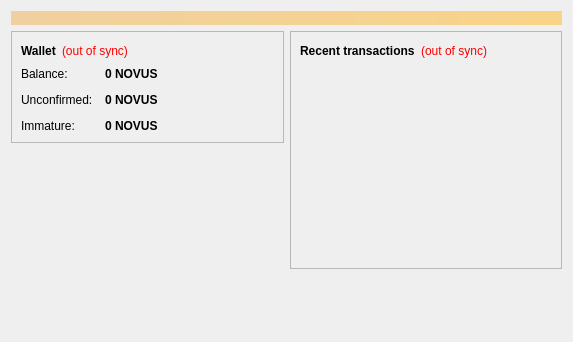
<?xml version="1.0" encoding="UTF-8"?>
<ui version="4.0">
 <class>OverviewPage</class>
 <widget class="QWidget" name="OverviewPage">
  <property name="geometry">
   <rect>
    <x>0</x>
    <y>0</y>
    <width>573</width>
    <height>342</height>
   </rect>
  </property>
  <property name="windowTitle">
   <string>Form</string>
  </property>
  <layout class="QVBoxLayout" name="topLayout">
   <item>
    <widget class="QLabel" name="labelAlerts">
     <property name="visible">
      <bool>false</bool>
     </property>
     <property name="styleSheet">
      <string notr="true">background-color: qlineargradient(x1: 0, y1: 0, x2: 1, y2: 0, stop:0 #F0D0A0, stop:1 #F8D488); color:#000000;</string>
     </property>
     <property name="wordWrap">
      <bool>true</bool>
     </property>
     <property name="margin">
      <number>3</number>
     </property>
    </widget>
   </item>
   <item>
    <layout class="QHBoxLayout" name="horizontalLayout" stretch="1,1">
     <item>
      <layout class="QVBoxLayout" name="verticalLayout_2">
       <item>
        <widget class="QFrame" name="frame">
         <property name="frameShape">
          <enum>QFrame::StyledPanel</enum>
         </property>
         <property name="frameShadow">
          <enum>QFrame::Raised</enum>
         </property>
         <layout class="QVBoxLayout" name="verticalLayout_4">
          <item>
           <layout class="QHBoxLayout" name="horizontalLayout_4">
            <item>
             <widget class="QLabel" name="label_5">
              <property name="font">
               <font>
                <weight>75</weight>
                <bold>true</bold>
               </font>
              </property>
              <property name="text">
               <string>Wallet</string>
              </property>
             </widget>
            </item>
            <item>
             <widget class="QLabel" name="labelWalletStatus">
              <property name="toolTip">
               <string>The displayed information may be out of date. Your wallet automatically synchronizes with the novuscoin network after a connection is established, but this process has not completed yet.</string>
              </property>
              <property name="styleSheet">
               <string notr="true">QLabel { color: red; }</string>
              </property>
              <property name="text">
               <string notr="true">(out of sync)</string>
              </property>
              <property name="alignment">
               <set>Qt::AlignLeading|Qt::AlignLeft|Qt::AlignVCenter</set>
              </property>
             </widget>
            </item>
            <item>
             <spacer name="horizontalSpacer_2">
              <property name="orientation">
               <enum>Qt::Horizontal</enum>
              </property>
              <property name="sizeHint" stdset="0">
               <size>
                <width>40</width>
                <height>20</height>
               </size>
              </property>
             </spacer>
            </item>
           </layout>
          </item>
          <item>
           <layout class="QFormLayout" name="formLayout_2">
            <property name="fieldGrowthPolicy">
             <enum>QFormLayout::AllNonFixedFieldsGrow</enum>
            </property>
            <property name="horizontalSpacing">
             <number>12</number>
            </property>
            <property name="verticalSpacing">
             <number>12</number>
            </property>
            <item row="0" column="0">
             <widget class="QLabel" name="label">
              <property name="text">
               <string>Balance:</string>
              </property>
             </widget>
            </item>
            <item row="0" column="1">
             <widget class="QLabel" name="labelBalance">
              <property name="font">
               <font>
                <weight>75</weight>
                <bold>true</bold>
               </font>
              </property>
              <property name="cursor">
               <cursorShape>IBeamCursor</cursorShape>
              </property>
              <property name="toolTip">
               <string>Your current balance</string>
              </property>
              <property name="text">
               <string notr="true">0 NOVUS</string>
              </property>
              <property name="textInteractionFlags">
               <set>Qt::LinksAccessibleByMouse|Qt::TextSelectableByKeyboard|Qt::TextSelectableByMouse</set>
              </property>
             </widget>
            </item>
            <item row="1" column="0">
             <widget class="QLabel" name="label_3">
              <property name="text">
               <string>Unconfirmed:</string>
              </property>
             </widget>
            </item>
            <item row="1" column="1">
             <widget class="QLabel" name="labelUnconfirmed">
              <property name="font">
               <font>
                <weight>75</weight>
                <bold>true</bold>
               </font>
              </property>
              <property name="cursor">
               <cursorShape>IBeamCursor</cursorShape>
              </property>
              <property name="toolTip">
               <string>Total of transactions that have yet to be confirmed, and do not yet count toward the current balance</string>
              </property>
              <property name="text">
               <string notr="true">0 NOVUS</string>
              </property>
              <property name="textInteractionFlags">
               <set>Qt::LinksAccessibleByMouse|Qt::TextSelectableByKeyboard|Qt::TextSelectableByMouse</set>
              </property>
             </widget>
            </item>
            <item row="2" column="0">
             <widget class="QLabel" name="labelImmatureText">
              <property name="text">
               <string>Immature:</string>
              </property>
             </widget>
            </item>
            <item row="2" column="1">
             <widget class="QLabel" name="labelImmature">
              <property name="font">
               <font>
                <weight>75</weight>
                <bold>true</bold>
               </font>
              </property>
              <property name="toolTip">
               <string>Mined balance that has not yet matured</string>
              </property>
              <property name="text">
               <string notr="true">0 NOVUS</string>
              </property>
              <property name="textInteractionFlags">
               <set>Qt::LinksAccessibleByMouse|Qt::TextSelectableByKeyboard|Qt::TextSelectableByMouse</set>
              </property>
             </widget>
            </item>
			
           </layout>
          </item>
         </layout>
        </widget>
       </item>
       <item>
        <spacer name="verticalSpacer">
         <property name="orientation">
          <enum>Qt::Vertical</enum>
         </property>
         <property name="sizeHint" stdset="0">
          <size>
           <width>20</width>
           <height>40</height>
          </size>
         </property>
        </spacer>
       </item>
		<item>
         <widget class="QLabel" name="label_wallet_bgcoin">
          <property name="text">
           <string/>
          </property>
          <property name="pixmap">
           <pixmap resource="../bitcoin.qrc">:/images/wallet_bgcoin</pixmap>
          </property>
          <property name="scaledContents">
           <bool>false</bool>
          </property>
          <property name="alignment">
           <set>Qt::AlignCenter</set>
          </property>
          <property name="margin">
           <number>-2</number>
          </property>
         </widget>
        </item>
	   </layout>
     </item>
     <item>
      <layout class="QVBoxLayout" name="verticalLayout_3">
       <item>
        <widget class="QFrame" name="frame_2">
         <property name="frameShape">
          <enum>QFrame::StyledPanel</enum>
         </property>
         <property name="frameShadow">
          <enum>QFrame::Raised</enum>
         </property>
         <layout class="QVBoxLayout" name="verticalLayout">
          <item>
           <layout class="QHBoxLayout" name="horizontalLayout_2">
            <item>
             <widget class="QLabel" name="label_4">
              <property name="text">
               <string>&lt;b&gt;Recent transactions&lt;/b&gt;</string>
              </property>
             </widget>
            </item>
            <item>
             <widget class="QLabel" name="labelTransactionsStatus">
              <property name="toolTip">
               <string>The displayed information may be out of date. Your wallet automatically synchronizes with the novuscoin network after a connection is established, but this process has not completed yet.</string>
              </property>
              <property name="styleSheet">
               <string notr="true">QLabel { color: red; }</string>
              </property>
              <property name="text">
               <string notr="true">(out of sync)</string>
              </property>
              <property name="alignment">
               <set>Qt::AlignRight|Qt::AlignTrailing|Qt::AlignVCenter</set>
              </property>
             </widget>
            </item>
            <item>
             <spacer name="horizontalSpacer">
              <property name="orientation">
               <enum>Qt::Horizontal</enum>
              </property>
              <property name="sizeHint" stdset="0">
               <size>
                <width>40</width>
                <height>20</height>
               </size>
              </property>
             </spacer>
            </item>
           </layout>
          </item>
          <item>
           <widget class="QListView" name="listTransactions">
            <property name="styleSheet">
             <string notr="true">QListView { background: transparent; }</string>
            </property>
            <property name="frameShape">
             <enum>QFrame::NoFrame</enum>
            </property>
            <property name="verticalScrollBarPolicy">
             <enum>Qt::ScrollBarAlwaysOff</enum>
            </property>
            <property name="horizontalScrollBarPolicy">
             <enum>Qt::ScrollBarAlwaysOff</enum>
            </property>
            <property name="selectionMode">
             <enum>QAbstractItemView::NoSelection</enum>
            </property>
           </widget>
          </item>
         </layout>
        </widget>
       </item>
       <item>
        <spacer name="verticalSpacer_2">
         <property name="orientation">
          <enum>Qt::Vertical</enum>
         </property>
         <property name="sizeHint" stdset="0">
          <size>
           <width>20</width>
           <height>40</height>
          </size>
         </property>
        </spacer>
       </item>
      </layout>
     </item>
    </layout>
   </item>
  </layout>
 </widget>
 <resources/>
 <connections/>
</ui>
